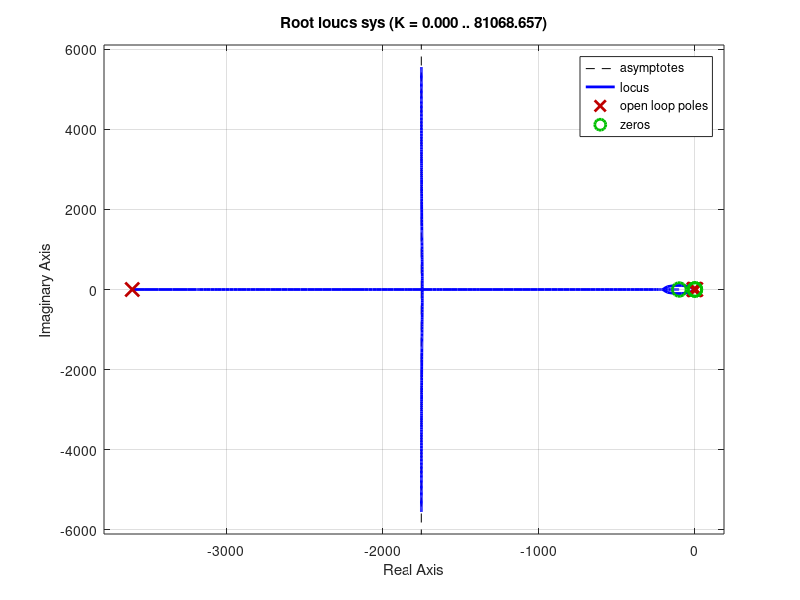

MATLAB code for this plot:
Kt=0.0293;
Ke=0.0366;
Jm=2.9e-5;
Jgear=0.153e-3;
Ja=10.3e-3;
Js=1.95e-3;
Lm=11.2e-3;
Rm=0.82;
Bm=1.59e-4;
Bgear=1.11e-3;
N=0.027;
la=0.33;
Ls=0.4;
Ms=0.17;
Ma=0.106;
Bas=0;%1e-3;
g=9.8;

%%Transfer Function Creation
s=tf('s');

%% OmegaM/U parameters

A=-2*Ja*Lm*N+2*Lm*Jm+Lm*Ms*la*Ls*N+2*Lm*Jgear

B=-2*Ja*N*Rm+2*Bm*Lm+2*Jm*Rm+2*Bgear+Jgear*Rm+Ms*N*g*Ls*Rm;

C=Lm*Ms*N*g*Ls*la+Lm*Ma*g*la-Lm*N*Ms*g*Ls+2*Bm*Rm+2*Bgear*Rm+2*Kt*Ke;

D=Ms*N*Rm*g*la*Ls+Ma*N*Rm*g*la-N*Ms*g*Rm*Ls;

Fuo=2*Kt*s/(A*s^3+B*s^2+C*s+D)


%% ThetaA/OmegaM parameters

Foa=N/s

%% ThetaS/ThetaA

Fsa=(-3*la*s^2/(2*Ls)+3*Bas*s/(Ms*Ls^2))/(s^2+3*Bas*s/(Ms*Ls^2)-3*g/(2*Ls))

sys=-Fuo*Foa*Fsa*(100+s)%*1/(5000+s)
%sys=(0.25*s+K)*Fuo*Foa*Fsa/(1+Fuo*Foa*Fsa)

rlocus(sys);